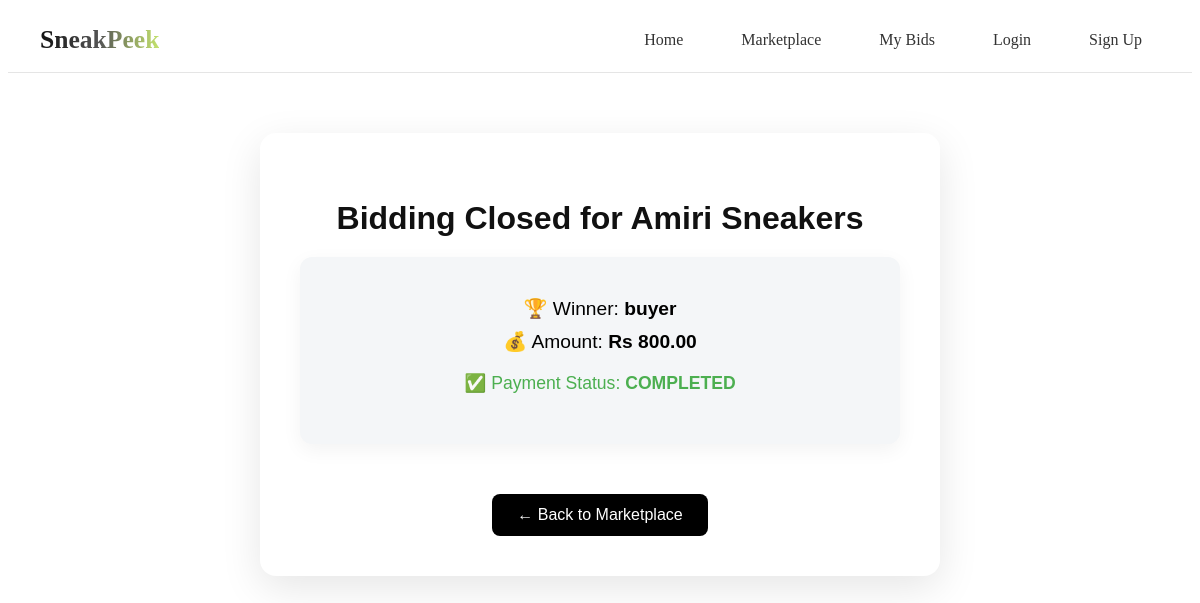
The app's page /sneaker/3/result/ (signed in) with its own data.
### sneakpeek/models.py (models this page shows, shortened)
class Sneaker(models.Model):
    name = models.CharField(max_length=100)
    description = HTMLField()
    image = models.ImageField(upload_to='sneakers/')
    end_time = models.DateTimeField()
    is_featured = models.BooleanField(default=True)

class Bid(models.Model):
    sneaker = models.ForeignKey(Sneaker, on_delete=models.CASCADE, related_name='bids', null=True, blank=True)
    product_request = models.ForeignKey('ProductRequest', on_delete=models.CASCADE, related_name='bids', null=True, blank=True)
    buyer = models.ForeignKey(SignUpBuyer, on_delete=models.CASCADE)
    amount = models.DecimalField(max_digits=10, decimal_places=2)
    timestamp = models.DateTimeField(auto_now_add=True)

class SignUpBuyer(models.Model):
    FName=models.CharField(max_length=50)
    LName=models.CharField(max_length=50)
    Email=models.EmailField(unique=True)
    Password=models.CharField(max_length=500)##increased length for hashed password storage

### sneakpeek/views.py (the view, shortened to what this page needs)
# urls.py: path('sneaker/<int:sneaker_id>/result/', views.bidding_result, name='bidding_result'),
def bidding_result(request, sneaker_id):
    sneaker = Sneaker.objects.filter(id=sneaker_id).first()
    product_request = None
    item = None
    if not sneaker:
        product_request = ProductRequest.objects.filter(id=sneaker_id, status='approved').first()
        if not product_request:
            return HttpResponse("Item not found.", status=404)
        item = product_request
        class TempSneaker:
            id = product_request.id
            name = product_request.name
            description = product_request.description
            image = product_request.image
            end_time = product_request.end_time
        sneaker = TempSneaker()
    else:
        item = sneaker
    highest_bid, payment = get_valid_highest_bid(item, sneaker_id)
    buyer_email = request.session.get('signup_email')
    if not buyer_email or buyer_email != highest_bid.buyer.Email:
        return HttpResponse("Access denied. Only the bidding winner can view this page.", status=403)
    show_payment = False
    payment_id = None
    show_payment = (payment.status == "PENDING")
    payment_id = payment.id
    return render(request, "bidding_result.html", {
        "sneaker": sneaker,
        "highest_bid": highest_bid,
        "show_payment": show_payment,
        "payment_id": payment_id,
        "stripe_key": settings.STRIPE_PUBLIC_KEY,
    })

### sneakpeek/templates/sneakpeek/bidding_result.html (shortened to what this page needs)
{% extends "base.html" %}
{% block content %}
<div class="result-page">
    <h2>Bidding Closed for {{ sneaker.name }}</h2>
    {% if highest_bid %}
    <div class="result-card">
        <p>🏆 Winner: <span>{{ highest_bid.buyer.FName }}</span></p>
        <p>💰 Amount: <span>Rs {{ highest_bid.amount }}</span></p>
        {% if show_payment %}
            <p style="color: #ff9800; margin: 20px 0;">⏳ Payment Pending - Please complete within 1 minute</p>
            <p style="color: #666; font-size: 0.9rem;">⚠️ If not paid, the bid will be reassigned to the next highest bidder</p>
            <p style="background: #e3f2fd; padding: 10px; border-radius: 6px; margin: 15px 0; font-size: 0.9rem;">
                💵 <strong>Payment Amount:</strong> ${{ highest_bid.amount }} USD (Stripe payment gateway)
            </p>
            <button id="payBtn">Pay Now</button>
            <script src="https://js.stripe.com/v3/"></script>
            <script>
            const stripe = Stripe("{{ stripe_key }}");
            document.getElementById("payBtn").addEventListener("click", async () => {
                try {
                    const response = await fetch("/create-checkout-session/{{ highest_bid.id }}/", {
                        method: "POST",
                        headers: {
                            "Content-Type": "application/json",
                            "X-CSRFToken": "{{ csrf_token }}"
                        }
                    });
                    if (!response.ok) {
                        throw new Error(`HTTP error! status: ${response.status}`);
                    }
                    const data = await response.json();
                    if (data.error) {
                        alert("Error: " + data.error);
                    } else {
                        const result = await stripe.redirectToCheckout({ sessionId: data.id });
                        if (result.error) {
                            alert(result.error.message);
                        }
                    }
                } catch (error) {
                    alert("Error: " + error.message);
                }
            });
            </script>
        {% else %}
            <p style="color: #4caf50; margin: 20px 0; font-size: 1.1rem;">✅ Payment Status: <strong>COMPLETED</strong></p>
        {% endif %}
    </div>
    {% else %}
    <p class="no-bids">No bids were placed for this sneaker.</p>
    {% endif %}
    <a href="{% url 'SneakPeek-home' %}" class="back-link">← Back to Marketplace</a>
</div>
{% endblock %}

### sneakpeek/templates/sneakpeek/bidding_result.html (style rules this page uses)
.result-page { max-width: 600px; margin: 60px auto; padding: 40px; background: #ffffff; border-radius: 16px; box-shadow: 0 12px 40px rgba(0,0,0,0.1); text-align: center; font-family: 'Arial', sans-serif; }
.result-page h2 { font-size: 2rem; margin-bottom: 20px; color: #111; }
.result-card { background: #f4f6f8; border-radius: 12px; padding: 30px; margin-bottom: 20px; box-shadow: 0 6px 20px rgba(0,0,0,0.05); }
.result-card p { font-size: 1.2rem; margin: 10px 0; }
.result-card p span { font-weight: bold; color: #000; }
.back-link { display: inline-block; margin-top: 30px; padding: 12px 25px; background: #000; color: #fff; border-radius: 8px; text-decoration: none; font-weight: 500; transition: background 0.3s; }

### records on screen
Sneaker: name "Amiri Sneakers"
Bid: buyer.FName "buyer", amount "800.00"
